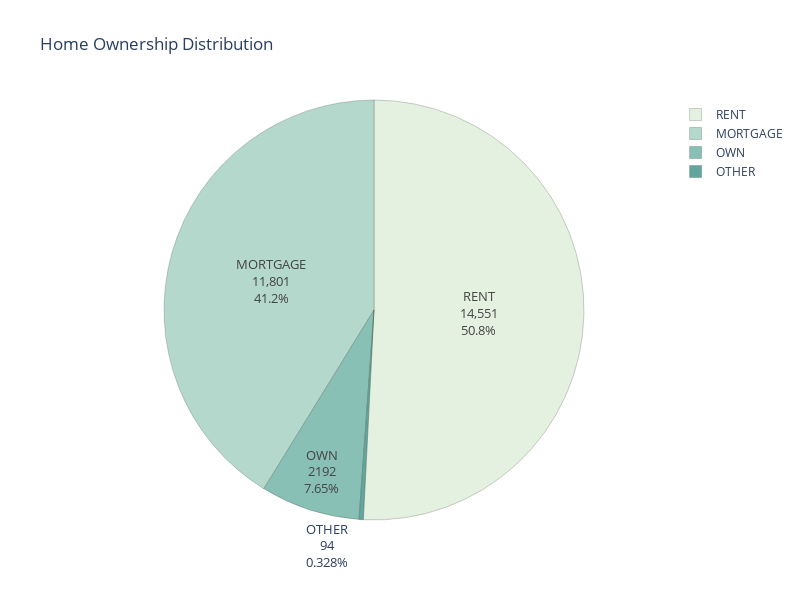

Notebook source saved alongside this figure:
### Code cell
#Plotly pie chart to see distribution of home ownership 
import plotly.express as px

home_counts = df.person_home_ownership.value_counts()

fig=px.pie(values = home_counts.values,
           names = home_counts.index,
           color_discrete_sequence=px.colors.sequential.Mint,
           title = 'Home Ownership Distribution'
           )
fig.update_traces(textinfo='label+percent+value', textfont_size=13,
                  marker=dict(line=dict(color='#102000', width=0.2)))

fig.update_layout(width=800, height=600)

fig.show()

### Figure 1 — Plotly figure (JSON) as saved in the notebook; plotly's stock layout.template omitted (floating-point values rounded to 4 significant figures)
{"data": [{"domain": {"x": [0, 1], "y": [0, 1]}, "hovertemplate": "label=%{label}<br>value=%{value}<extra></extra>", "labels": ["RENT", "MORTGAGE", "OWN", "OTHER"], "legendgroup": "", "marker": {"line": {"color": "#102000", "width": 0.2}}, "name": "", "showlegend": true, "textfont": {"size": 13}, "textinfo": "label+percent+value", "type": "pie", "values": [14551, 11801, 2192, 94]}], "layout": {"height": 600, "legend": {"tracegroupgap": 0}, "piecolorway": ["rgb(228, 241, 225)", "rgb(180, 217, 204)", "rgb(137, 192, 182)", "rgb(99, 166, 160)", "rgb(68, 140, 138)", "rgb(40, 114, 116)", "rgb(13, 88, 95)"], "title": {"text": "Home Ownership Distribution"}, "width": 800}}
